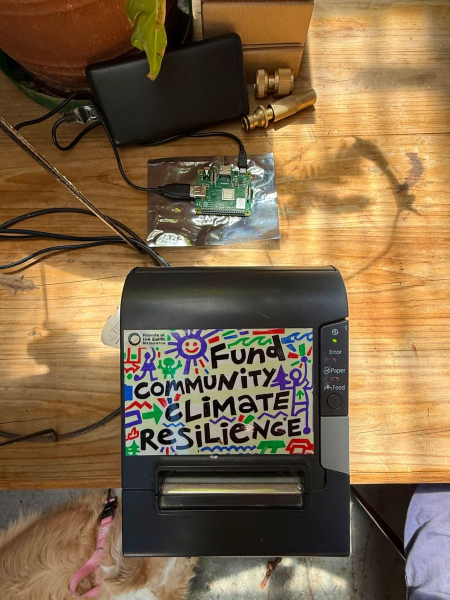
#> input picture repo-static/printer-top.jpg, 900 x 1200 px (shown at 1/2 size)
$ python foe.py ../../repo-static/printer-top.jpg
#> lines starting #> are read from the running program, lines starting #| are printed output that depends on the picture
#> in print_file, im is the input picture: PIL image 900x1200 RGB; mean R, G, B 128.6, 103.9, 72.3
#!/usr/bin/env python3
"""FOE: a receipt printer that prints what it is given, no internet needed.

Plug in a USB stick: every picture (.png .jpg .jpeg .gif .bmp .webp), text (.txt .md), PDF and raw printer file (.bin) on it
prints, once, on the Epson on /dev/usb/lp0. Files sent to the Pi by Bluetooth land in the inbox and print the same way.
A stick with a file called OFF (or OFF.txt) on it prints nothing: FOE turns itself off, safely, and says so on a slip.
Standard library, Pillow, and pdftoppm for PDFs.

  sudo python3 foe.py --test     a test receipt
  sudo python3 foe.py FILE ...   print files now
  sudo python3 foe.py            watch for sticks and the inbox (what the service runs)
"""
import glob, hashlib, os, shutil, subprocess, sys, tempfile, textwrap, time

PRINTER = os.environ.get('FOE_PRINTER', '/dev/usb/lp0')
NAME = os.environ.get('FOE_NAME', 'FOE')
DOTS = int(os.environ.get('FOE_DOTS', '512'))      # TM-T88V, 80 mm paper: 512 dots across
COLS = int(os.environ.get('FOE_COLS', '42'))       # characters a line in its standard font
STATE = '/var/lib/foe'
INBOX = os.path.join(STATE, 'inbox')
DONE = os.path.join(STATE, 'printed.txt')
MNT = '/mnt/foe'
PICS = ('.png', '.jpg', '.jpeg', '.gif', '.bmp', '.webp')
TEXT = ('.txt', '.md')
ESC, GS = b'\x1b', b'\x1d'
OFF = ('OFF', 'OFF.TXT')   # a file of this name on a stick turns FOE off instead


def log(*a):
    print(time.strftime('%H:%M:%S'), *a, flush=True)


def send(data):
    with open(PRINTER, 'wb') as p:
        p.write(data)


def cut():
    return b'\n' * 4 + GS + b'V\x42\x00'


def raster(img):
    """a picture as the printer's own raster (GS v 0), in bands, dithered to black and white"""
    from PIL import Image
    img = img.convert('L')
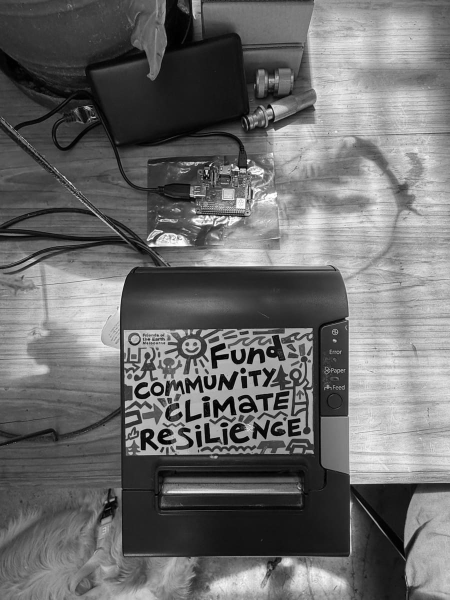
#> img: PIL image 900x1200 L (shown at 1/2 size); min 0, max 255, mean 107.7
    if img.width != DOTS:
        img = img.resize((DOTS, max(1, round(img.height * DOTS / img.width))))
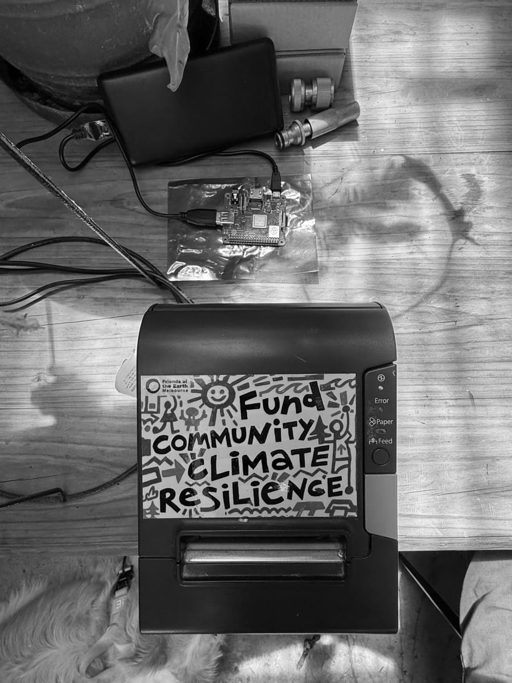
#> img: PIL image 512x683 L; min 0, max 255, mean 107.7
    img = img.convert('1')                         # Floyd–Steinberg
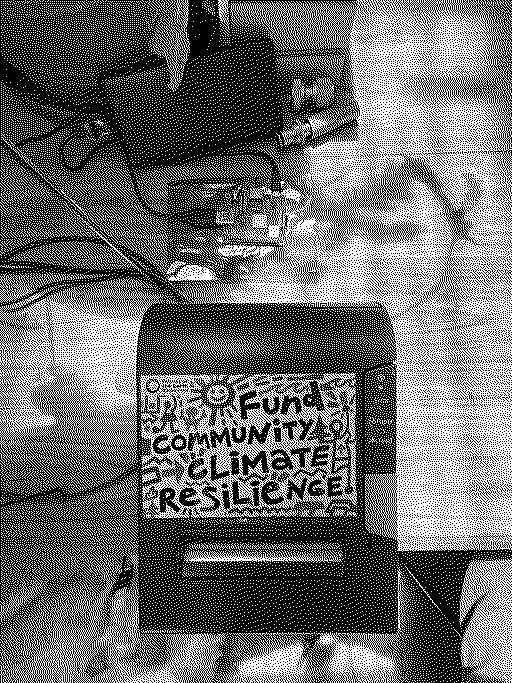
#> img: PIL image 512x683 1; 42.2% white in thin lines or dots
    w8 = DOTS // 8
    out = b''
    for top in range(0, img.height, 255):
        band = img.crop((0, top, DOTS, min(img.height, top + 255)))
        h = band.height
        bits = bytes(b ^ 0xFF for b in band.tobytes())   # PIL: 1 = white; printer: 1 = black
        out += GS + b'v0\x00' + bytes([w8 & 255, w8 >> 8, h & 255, h >> 8]) + bits
#> this loop made 3 passes
#> pass 1, in raster, `band = img.crop((0, top, DOTS, min(img.height, top + 255)))`:
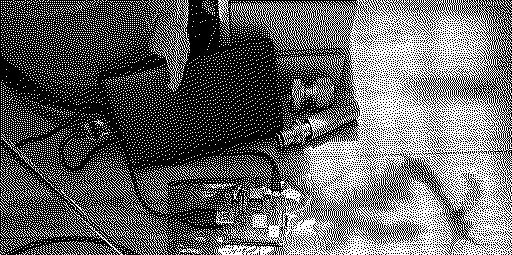
#> band: PIL image 512x255 1; 39.5% white in thin lines or dots
#> pass 2, in raster, `band = img.crop((0, top, DOTS, min(img.height, top + 255)))`:
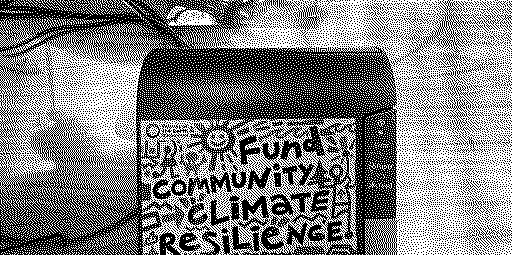
#> band: PIL image 512x255 1; 50% white in thin lines or dots
#> pass 3, in raster, `band = img.crop((0, top, DOTS, min(img.height, top + 255)))`:
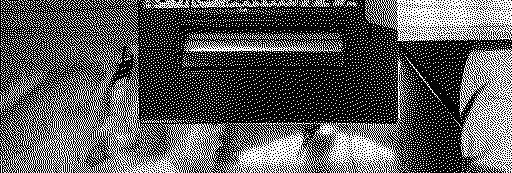
#> band: PIL image 512x173 1; 34.8% white in thin lines or dots
    return out


def header():
    return ESC + b'@' + ESC + b'a\x01' + ESC + b'E\x01' + NAME.encode() + ESC + b'E\x00' + b'\n' + ESC + b'a\x00'


# [5 lines left out: function text_bytes, not called in this run]


def print_file(path):
    ext = os.path.splitext(path)[1].lower()
    if ext == '.bin':
        send(open(path, 'rb').read()); return True
    if ext in PICS:
        from PIL import Image
        with Image.open(path) as im:
            im.seek(0)
            send(header() + raster(im) + cut())
        return True
    if ext in TEXT:
        send(header() + text_bytes(open(path, encoding='utf-8', errors='replace').read()) + cut()); return True
    if ext == '.pdf':
        from PIL import Image
        with tempfile.TemporaryDirectory() as d:
            subprocess.run(['pdftoppm', '-r', '180', '-png', '-l', '10', path, os.path.join(d, 'p')], check=True)
            pages = sorted(glob.glob(os.path.join(d, 'p*.png')))
            for i, pg in enumerate(pages):
                with Image.open(pg) as im:
                    send((header() if i == 0 else b'') + raster(im) + (cut() if i == len(pages) - 1 else b''))
        return True
    return False


def printed():
    try:
        return set(open(DONE).read().split())
    except FileNotFoundError:
        return set()


def mark(h):
    with open(DONE, 'a') as f:
        f.write(h + '\n')


def digest(path):
    return hashlib.sha1(open(path, 'rb').read()).hexdigest()


def wanted(path):
    n = os.path.basename(path)
    return not n.startswith('.') and n.upper() not in OFF and n.lower().endswith(PICS + TEXT + ('.pdf', '.bin'))


def run_batch(files, once=True):
    seen = printed()
    for f in sorted(files):
        if not wanted(f):
            continue
        try:
            h = digest(f)
            if once and h in seen:
                continue
            log('printing', f)
            if print_file(f):
                mark(h); seen.add(h)
        except Exception as e:  # one bad file never stops the rest
            log('skipped', f, e)


# [59 lines left out: functions stick_files, turn_off, in_use, watch, not called in this run]


if __name__ == '__main__':
    os.makedirs(STATE, exist_ok=True)
    if sys.argv[1:] == ['--test']:
        send(header() + text_bytes(f'{NAME} is ready.\nUSB stick: pictures, text, PDF, .bin\nprint once each.\n' + time.strftime('%d.%m.%y %H:%M')) + cut())
        log('test receipt sent to', PRINTER)
    elif sys.argv[1:]:
        run_batch(sys.argv[1:], once=False)
    else:
        watch()
